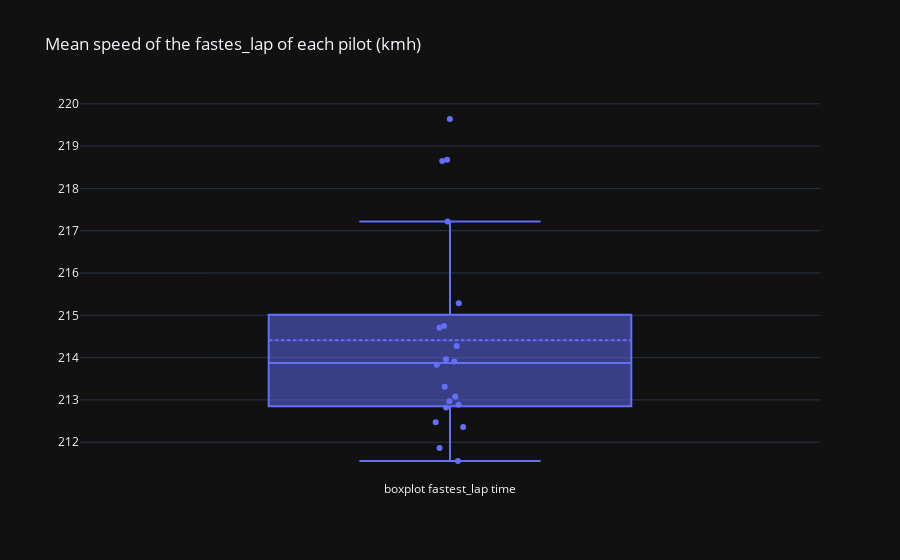

The cell this chart's notebook holds for it:
### Code cell
fig = go.Figure(layout=go.Layout(title="Mean speed of the fastes_lap of each pilot (kmh)", template="plotly_dark"))
fig.add_trace(go.Box(y=last_gp["avg_speed"], name="boxplot fastest_lap time", boxpoints="all", jitter=0.1, pointpos=0, boxmean=True, text=last_gp["pilot"]))

### Figure 1 — Plotly figure (JSON) as saved in the notebook; plotly's stock layout.template omitted (floating-point values rounded to 4 significant figures)
{"data": [{"boxmean": true, "boxpoints": "all", "jitter": 0.1, "name": "boxplot fastest_lap time", "pointpos": 0, "text": ["ver", "ham", "rus", "per", "sai", "str", "alo", "oco", "zho", "gas", "lec", "tsu", "pia", "dev", "hul", "alb", "nor", "mag", "bot", "sar"], "type": "box", "y": [219.6, 218.6, 215.3, 218.7, 213.8, 213.0, 214.7, 212.4, 212.9, 213.9, 214.0, 212.5, 213.1, 213.3, 212.8, 211.9, 217.2, 214.7, 214.3, 211.6]}], "layout": {"title": {"text": "Mean speed of the fastes_lap of each pilot (kmh)"}}}
